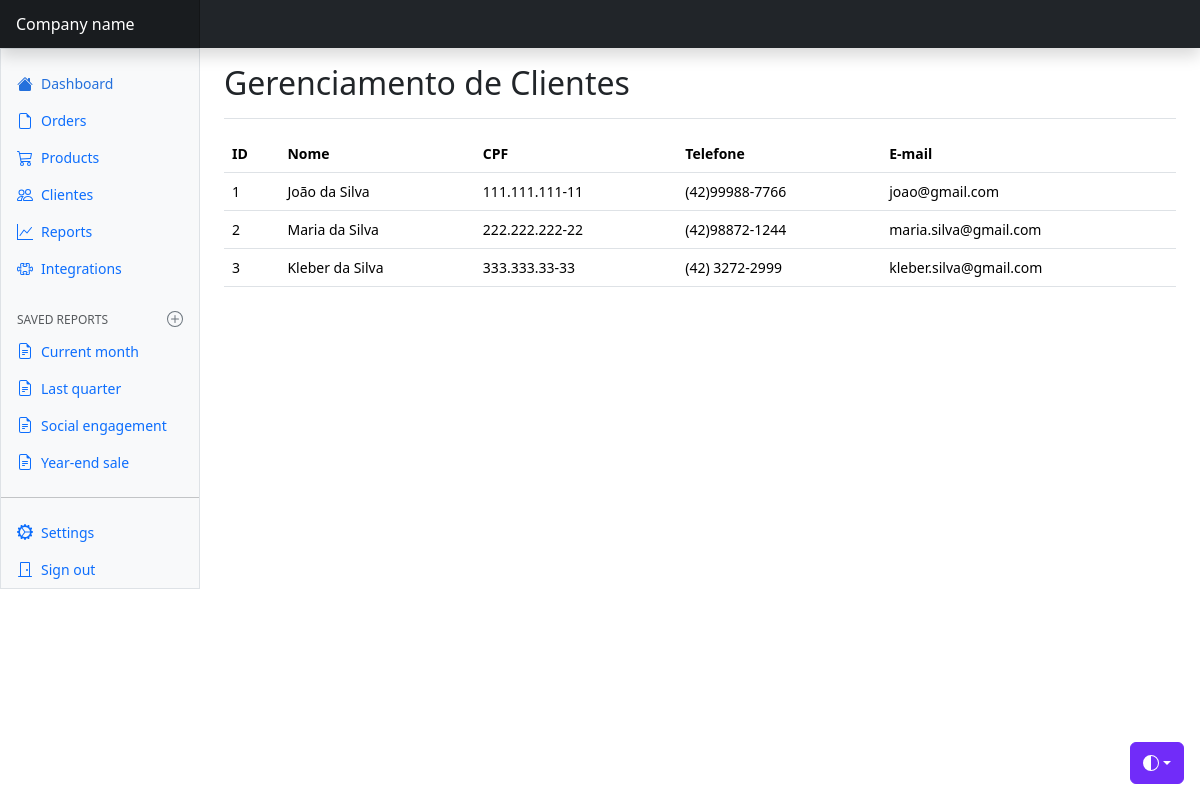
The page /views/cliente/index.php on the database its author committed.
### tables this page shows
CREATE TABLE `cliente` (
  `id_cliente` int NOT NULL AUTO_INCREMENT,
  `nome` varchar(45) DEFAULT NULL,
  `cpf` varchar(45) DEFAULT NULL,
  `telefone` varchar(45) DEFAULT NULL,
  `email` varchar(45) DEFAULT NULL,
  PRIMARY KEY (`id_cliente`)
);

### config/BD.php (called while the page is built)
<?php
    class BD {
        public static function getConexao() {
            $conn = new PDO(
                "mysql:host=localhost;dbname=bd_locadora",
                "gregory",
                "qwe123"
            );
            return $conn;
        }
    }

### model/dao/ClienteDAO.php (called while the page is built, shortened)
<?php
    class ClienteDAO {
        public function read() {
            try {
                $query = BD::getConexao()->prepare("SELECT * FROM cliente");
                if(!$query->execute()) {
                    print_r($query->errorInfo());
                }
                $listaClientes = array();
                foreach($query->fetchAll(PDO::FETCH_ASSOC) as $linha) {
                    $cliente = new Cliente();
                    $cliente->setId($linha['id_cliente']);
                    $cliente->setNome($linha['nome']);
                    $cliente->setCpf($linha['cpf']);
                    $cliente->setEmail($linha['email']);
                    $cliente->setTelefone($linha['telefone']);
                    array_push($listaClientes, $cliente);
                }
                return $listaClientes;
            }
            catch(PDOException $e) {
                echo "Erro #2: " . $e->getMessage();
            }
        }
    }

### model/bean/Cliente.php (called while the page is built)
<?php
    class Cliente {
        private $id;
        private $nome;
        private $cpf;
        private $telefone;
        private $email;
        public function getId() {
            return $this->id;
        }
        public function setId($id) {
            $this->id = $id;
        }
        public function getNome() {
            return $this->nome;
        }
        public function setNome($nome) {
            $this->nome = $nome;
        }
        public function getCpf() {
            return $this->cpf;
        }
        public function setCpf($cpf) {
            $this->cpf = $cpf;
        }
        public function getTelefone() {
            return $this->telefone;
        }
        public function setTelefone($telefone) {
            $this->telefone = $telefone;
        }
        public function getEmail() {
            return $this->email;
        }
        public function setEmail($email) {
            $this->email = $email;
        }
    }

### views/cliente/index.php (the view, shortened to what this page needs)
<?php
    $dao = new ClienteDAO();
?>
<!doctype html>
<html lang="en" data-bs-theme="auto">
  <head>
    <link href="../../css/bootstrap.min.css" rel="stylesheet" />
    <link href="../../css/dashboard.css" rel="stylesheet" />
  </head>
  <body>
    <div
      class="dropdown position-fixed bottom-0 end-0 mb-3 me-3 bd-mode-toggle"
    >
      <button
        class="btn btn-bd-primary py-2 dropdown-toggle d-flex align-items-center"
        id="bd-theme"
        type="button"
        aria-expanded="false"
        data-bs-toggle="dropdown"
        aria-label="Toggle theme (auto)"
      >
        <svg class="bi my-1 theme-icon-active" aria-hidden="true">
          <use href="#circle-half"></use>
        </svg>
      </button>
    </div>
    <header
      class="navbar sticky-top bg-dark flex-md-nowrap p-0 shadow"
      data-bs-theme="dark"
    >
      <a
        class="navbar-brand col-md-3 col-lg-2 me-0 px-3 fs-6 text-white"
        href="#"
        >Company name</a
      >
    </header>
    <div class="container-fluid">
      <div class="row">
        <div
          class="sidebar border border-right col-md-3 col-lg-2 p-0 bg-body-tertiary"
        >
          <div
            class="offcanvas-md offcanvas-end bg-body-tertiary"
            tabindex="-1"
            id="sidebarMenu"
            aria-labelledby="sidebarMenuLabel"
          >
            <?php include "../menu/navbar.php" ?>
          </div>
        </div>
        <main class="col-md-9 ms-sm-auto col-lg-10 px-md-4">
          <div
            class="d-flex justify-content-between flex-wrap flex-md-nowrap align-items-center pt-3 pb-2 mb-3 border-bottom"
          >
            <h1 class="h2">Gerenciamento de Clientes</h1>
          </div>
          <div class="table-responsive small">
            <table class="table table-hover">
                <tr>
                    <th>ID</th>
                    <th>Nome</th>
                    <th>CPF</th>
                    <th>Telefone</th>
                    <th>E-mail</th>
                </tr>
                <?php foreach($dao->read() as $cliente) : ?>
                    <tr>
                        <td><?= $cliente->getId() ?></td>
                        <td><?= $cliente->getNome() ?></td>
                        <td><?= $cliente->getCpf() ?></td>
                        <td><?= $cliente->getTelefone() ?></td>
                        <td><?= $cliente->getEmail() ?></td>
                    </tr>
                <?php endforeach ?>
            </table>
          </div>
        </main>
      </div>
    </div>
  </body>
</html>

### views/menu/navbar.php
<div class="offcanvas-body d-md-flex flex-column p-0 pt-lg-3 overflow-y-auto">
    <ul class="nav flex-column">
    <li class="nav-item">
        <a
        class="nav-link d-flex align-items-center gap-2 active"
        aria-current="page"
        href="#"
        >
        <svg class="bi" aria-hidden="true">
            <use xlink:href="#house-fill"></use>
        </svg>
        Dashboard
        </a>
    </li>
    <li class="nav-item">
        <a class="nav-link d-flex align-items-center gap-2" href="#">
        <svg class="bi" aria-hidden="true">
            <use xlink:href="#file-earmark"></use>
        </svg>
        Orders
        </a>
    </li>
    <li class="nav-item">
        <a class="nav-link d-flex align-items-center gap-2" href="#">
        <svg class="bi" aria-hidden="true">
            <use xlink:href="#cart"></use>
        </svg>
        Products
        </a>
    </li>
    <li class="nav-item">
        <a class="nav-link d-flex align-items-center gap-2" href="../cliente">
        <svg class="bi" aria-hidden="true">
            <use xlink:href="#people"></use>
        </svg>
        Clientes
        </a>
    </li>
    <li class="nav-item">
        <a class="nav-link d-flex align-items-center gap-2" href="#">
        <svg class="bi" aria-hidden="true">
            <use xlink:href="#graph-up"></use>
        </svg>
        Reports
        </a>
    </li>
    <li class="nav-item">
        <a class="nav-link d-flex align-items-center gap-2" href="#">
        <svg class="bi" aria-hidden="true">
            <use xlink:href="#puzzle"></use>
        </svg>
        Integrations
        </a>
    </li>
    </ul>
    <h6
    class="sidebar-heading d-flex justify-content-between align-items-center px-3 mt-4 mb-1 text-body-secondary text-uppercase"
    >
    <span>Saved reports</span>
    <a
        class="link-secondary"
        href="#"
        aria-label="Add a new report"
    >
        <svg class="bi" aria-hidden="true">
        <use xlink:href="#plus-circle"></use>
        </svg>
    </a>
    </h6>
    <ul class="nav flex-column mb-auto">
    <li class="nav-item">
        <a class="nav-link d-flex align-items-center gap-2" href="#">
        <svg class="bi" aria-hidden="true">
            <use xlink:href="#file-earmark-text"></use>
        </svg>
        Current month
        </a>
    </li>
    <li class="nav-item">
        <a class="nav-link d-flex align-items-center gap-2" href="#">
        <svg class="bi" aria-hidden="true">
            <use xlink:href="#file-earmark-text"></use>
        </svg>
        Last quarter
        </a>
    </li>
    <li class="nav-item">
        <a class="nav-link d-flex align-items-center gap-2" href="#">
        <svg class="bi" aria-hidden="true">
            <use xlink:href="#file-earmark-text"></use>
        </svg>
        Social engagement
        </a>
    </li>
    <li class="nav-item">
        <a class="nav-link d-flex align-items-center gap-2" href="#">
        <svg class="bi" aria-hidden="true">
            <use xlink:href="#file-earmark-text"></use>
        </svg>
        Year-end sale
        </a>
    </li>
    </ul>
    <hr class="my-3" />
    <ul class="nav flex-column mb-auto">
    <li class="nav-item">
        <a class="nav-link d-flex align-items-center gap-2" href="#">
        <svg class="bi" aria-hidden="true">
            <use xlink:href="#gear-wide-connected"></use>
        </svg>
        Settings
        </a>
    </li>
    <li class="nav-item">
        <a class="nav-link d-flex align-items-center gap-2" href="#">
        <svg class="bi" aria-hidden="true">
            <use xlink:href="#door-closed"></use>
        </svg>
        Sign out
        </a>
    </li>
    </ul>
</div>

### css/dashboard.css (style rules this page uses)
.bi { display: inline-block; width: 1rem; height: 1rem; }
.sidebar .nav-link { font-size: .875rem; font-weight: 500; }
.sidebar .nav-link.active { color: #2470dc; }
.sidebar-heading { font-size: .75rem; }
.navbar-brand { padding-top: .75rem; padding-bottom: .75rem; background-color: rgba(0, 0, 0, .25); box-shadow: inset -1px 0 0 rgba(0, 0, 0, .25); }

### views/cliente/index.php (style rules this page uses)
.bi { vertical-align: -0.125em; fill: currentColor; }
.btn-bd-primary { --bd-violet-bg: #712cf9; --bd-violet-rgb: 112.520718, 44.062154, 249.437846; --bs-btn-font-weight: 600; --bs-btn-color: var(--bs-white); --bs-btn-bg: var(--bd-violet-bg); --bs-btn-border-color: var(--bd-violet-bg); --bs-btn-hover-color: var(--bs-white); --bs-btn-hover-bg: #6528e0; --bs-btn-hover-border-color: #6528e0; --bs-btn-focus-shadow-rgb: var(--bd-violet-rgb); --bs-btn-active-color: var(--bs-btn-hover-color); --bs-btn-active-bg: #5a23c8; --bs-btn-active-border-color: #5a23c8; }
.bd-mode-toggle { z-index: 1500; }
.bd-mode-toggle .bi { width: 1em; height: 1em; }

### rows shown on the page
cliente: id_cliente "1", nome "João da Silva", cpf "111.111.111-11", telefone "(42)99988-7766", email "joao@gmail.com"
cliente: id_cliente "2", nome "Maria da Silva", cpf "222.222.222-22", telefone "(42)98872-1244", email "maria.silva@gmail.com"
cliente: id_cliente "3", nome "Kleber da Silva", cpf "333.333.33-33", telefone "(42) 3272-2999", email "kleber.silva@gmail.com"
